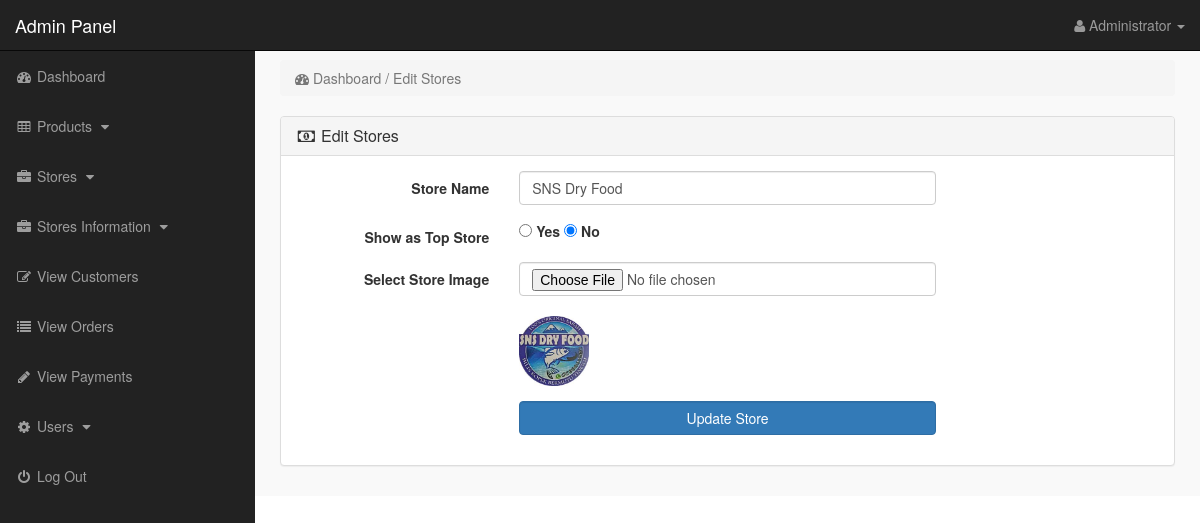
The app's page /admin_area/index.php?edit_manufacturer=2 (signed in) with its own data.
### tables this page shows
CREATE TABLE `manufacturers` (
  `manufacturer_id` int(10) NOT NULL,
  `manufacturer_title` text NOT NULL,
  `manufacturer_top` text NOT NULL,
  `manufacturer_image` text NOT NULL
);

### admin_area/edit_manufacturer.php (the view, shortened to what this page needs)
<?php
if(!isset($_SESSION['admin_email'])){
echo "<script>window.open('login.php','_self')</script>";
}
else {
?>
<?php
if(isset($_GET['edit_manufacturer'])){
$edit_manufacturer = $_GET['edit_manufacturer'];
$get_manufacturer = "select * from manufacturers where manufacturer_id='$edit_manufacturer'";
$run_manufacturer = mysqli_query($con,$get_manufacturer);
$row_manufacturer = mysqli_fetch_array($run_manufacturer);
$m_title = $row_manufacturer['manufacturer_title'];
$m_top = $row_manufacturer['manufacturer_top'];
$m_image = $row_manufacturer['manufacturer_image'];
}
?>
<div class="row">
<div class="col-lg-12">
<ol class="breadcrumb">
<li class="active">
<i class="fa fa-dashboard"></i> Dashboard / Edit Stores
</li>
</ol>
</div>
</div>
<div class="row">
<div class="col-lg-12">
<div class="panel panel-default">
<div class="panel-heading">
<h3 class="panel-title">
<i class="fa fa-money fa-fw"> </i> Edit Stores
</h3>
</div>
<div class="panel-body">
<form class="form-horizontal" action="" method="post" enctype="multipart/form-data">
<div class="form-group">
<label class="col-md-3 control-label"> Store Name </label>
<div class="col-md-6">
<input type="text" name="manufacturer_name" class="form-control" value="<?php echo $m_title; ?>">
</div>
</div>
<div class="form-group">
<label class="col-md-3 control-label"> Show as Top Store </label>
<div class="col-md-6">
<input type="radio" name="manufacturer_top" value="yes"
<?php if($m_top == 'no'){}else{ echo "checked='checked'"; } ?> >
<label> Yes </label>
<input type="radio" name="manufacturer_top" value="no"
<?php if($m_top == 'no'){ echo "checked='checked'"; }else{} ?> >
<label> No </label>
</div>
</div>
<div class="form-group">
<label class="col-md-3 control-label"> Select Store Image </label>
<div class="col-md-6">
<input type="file" name="manufacturer_image" class="form-control" >
<br>
<img src="other_images/<?php echo $m_image; ?>" width="70" height="70">
</div>
</div>
<div class="form-group">
<label class="col-md-3 control-label"> </label>
<div class="col-md-6">
<input type="submit" name="update" class="form-control btn btn-primary" value=" Update Store " >
</div>
</div>
</form>
</div>
</div>
</div>
</div>
<?php } ?>

### admin_area/includes/sidebar.php (shortened to what this page needs)
<?php
if(!isset($_SESSION['admin_email'])){
echo "<script>window.open('login.php','_self')</script>";
}
else {
?>
<nav class="navbar navbar-inverse navbar-fixed-top" >
<div class="navbar-header" >
<a class="navbar-brand" href="index.php?dashboard" >Admin Panel</a>
</div>
<ul class="nav navbar-right top-nav" >
<li class="dropdown" >
<a href="#" class="dropdown-toggle" data-toggle="dropdown" >
<i class="fa fa-user" ></i>
<?php echo $admin_name; ?> <b class="caret" ></b>
</a>
</li>
</ul>
<div class="collapse navbar-collapse navbar-ex1-collapse">
<ul class="nav navbar-nav side-nav">
<li>
<a href="index.php?dashboard">
<i class="fa fa-fw fa-dashboard"></i> Dashboard
</a>
</li>
<li>
<a href="#" data-toggle="collapse" data-target="#products">
<i class="fa fa-fw fa-table"></i> Products
<i class="fa fa-fw fa-caret-down"></i>
</a>
</li>
<li>
<a href="#" data-toggle="collapse" data-target="#manufacturers">
<i class="fa fa-fw fa-briefcase"></i> Stores
<i class="fa fa-fw fa-caret-down"></i>
</a>
</li>
<li>
<a href="#" data-toggle="collapse" data-target="#store">
<i class="fa fa-fw fa-briefcase"></i> Stores Information
<i class="fa fa-fw fa-caret-down"></i>
</a>
</li>
<li>
<a href="index.php?view_customers">
<i class="fa fa-fw fa-edit"></i> View Customers
</a>
</li>
<li>
<a href="index.php?view_orders">
<i class="fa fa-fw fa-list"></i> View Orders
</a>
</li>
<li>
<a href="index.php?view_payments">
<i class="fa fa-fw fa-pencil"></i> View Payments
</a>
</li>
<li>
<a href="#" data-toggle="collapse" data-target="#users">
<i class="fa fa-fw fa-gear"></i> Users
<i class="fa fa-fw fa-caret-down"></i>
</a>
</li>
<li>
<a href="logout.php">
<i class="fa fa-fw fa-power-off"></i> Log Out
</a>
</li>
</ul>
</div>
</nav>
<?php } ?>

### admin_area/css/style.css (style rules this page uses)
body { margin-top:100px; }
@media (min-width: 768px) { body { margin-top:50px; } }
.top-nav { padding:0 15px; }
.top-nav>li { display:inline-block; float:left; }
.top-nav>li>a { padding-top:15px; padding-bottom:15px; line-height:20px; color:#999; }
@media (min-width: 768px) { .side-nav { position:fixed; top:51px; width:255px; border-radius:0; overflow-y:auto; background-color: #222; bottom:0; overflow-x:hidden; padding-bottom:40px; } }
@media (min-width: 768px) { .side-nav>li>a { width:255px; } }
.panel-body { border-radius:5px; }

### records on screen
manufacturers: manufacturer_name "SNS Dry Food", manufacturer_top "☑", manufacturer_image (picture)

### other values on screen
$admin_name "Administrator"
